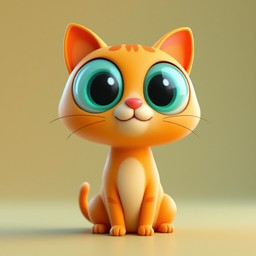
#> input picture exercises/my_solutions/cat.jpg, 256 x 256 px, found by its file name
$ python ex1_6_6.py
#> lines starting #> are read from the running program, lines starting #| are printed output that depends on the picture; after the words box and inside, x2 and y2 are one past the last pixel; in counts of white or black regions, pixels touching at a corner belong together
import numpy as np
import cv2


image = cv2.imread('exercises/my_solutions/cat.jpg')
#> image is the input picture: shape (256, 256, 3); mean B, G, R 100.1, 158.7, 183.8

lightImage = cv2.cvtColor(image, cv2.COLOR_BGR2HLS)  # Convert the image from BGR to HLS color space
#> lightImage: shape (256, 256, 3); mean of channels 0, 1, 2 26.1, 142.5, 117

maxLightnessPos = (0, 0)

for i in range(lightImage.shape[0]):
    for j in range(lightImage.shape[1]):
        if lightImage[i, j, 1] > lightImage[maxLightnessPos[0], maxLightnessPos[1], 1]:
            maxLightnessPos = (i, j)
#> after the loop, maxLightnessPos = (84, 191)

cv2.circle(image, (maxLightnessPos[1], maxLightnessPos[0]), 10, (0, 0, 255), 3)  # Draw a red circle at the position of maximum lightness
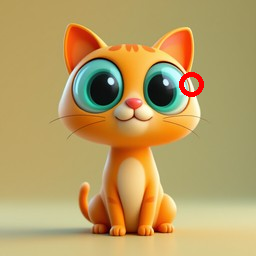
#> image: shape (256, 256, 3); 0.48% of pixels changed, all inside (x1, y1, x2, y2) = (179, 72, 204, 97)

cv2.imwrite('exercises/my_solutions/ex1/1_6_6_test.png', image)  # Save the image with the circle
